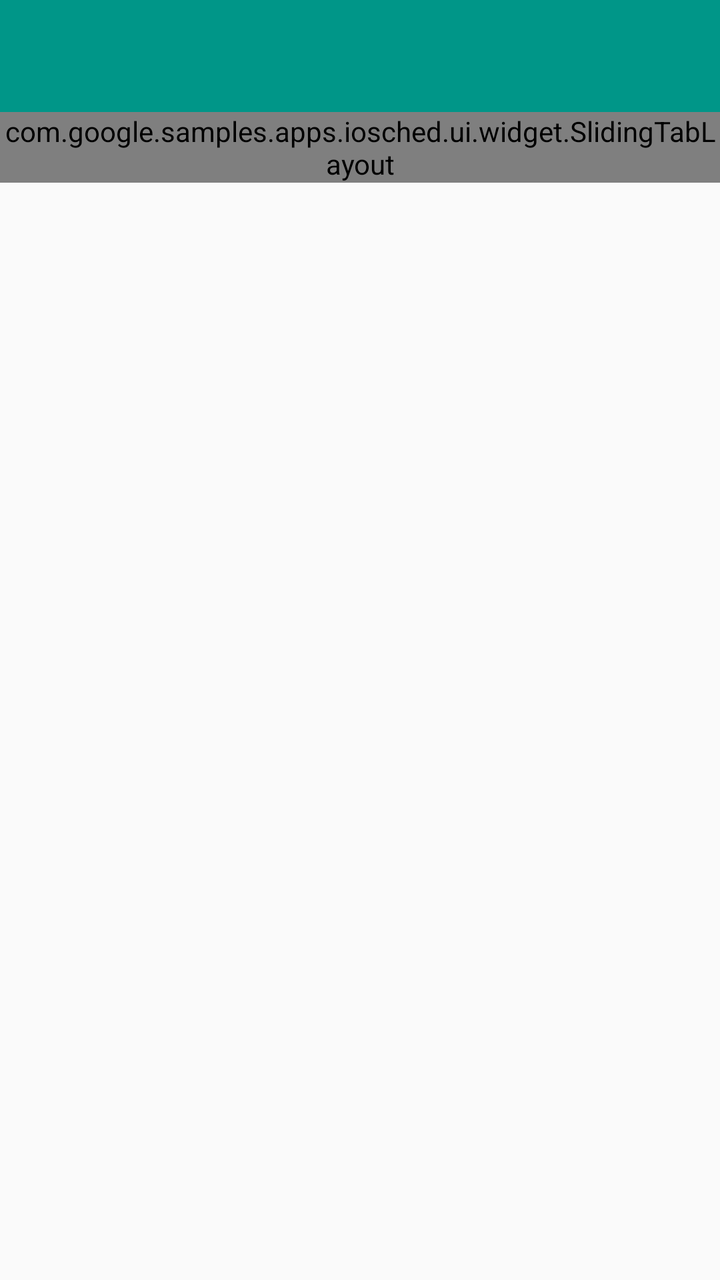
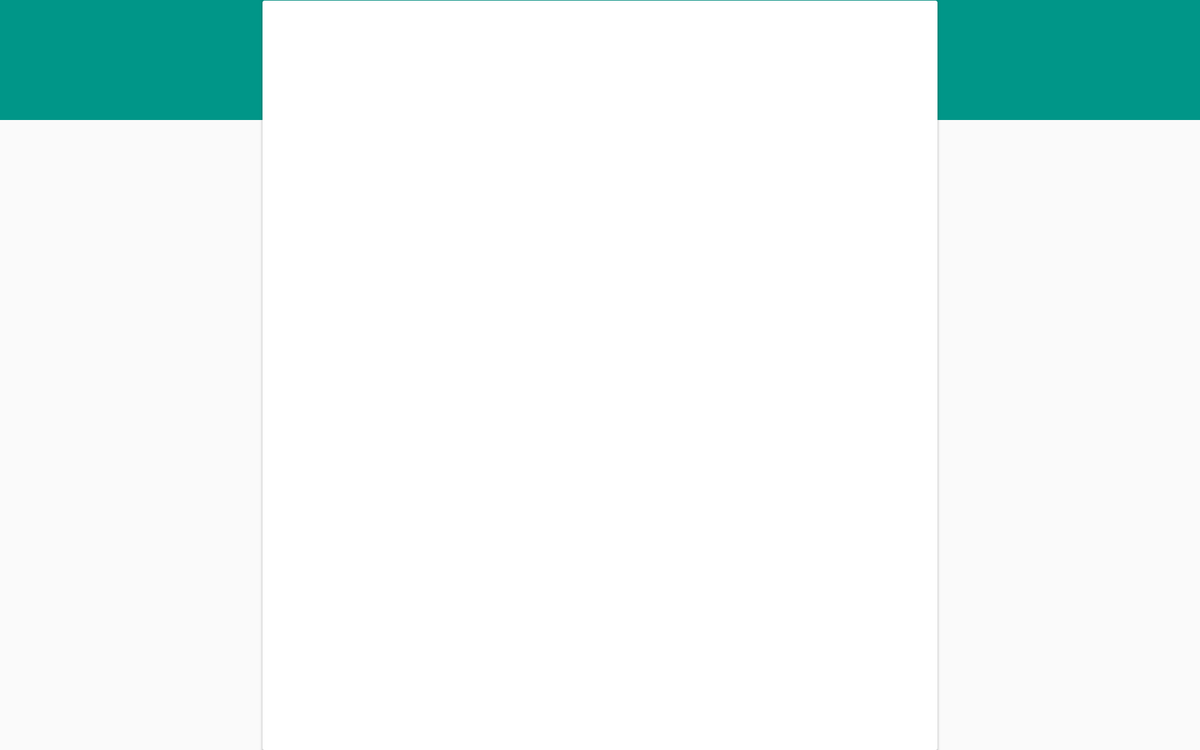

First picture: res/layout/ on a phone held upright. Second picture: the repository's own variant of that layout, on a device whose configuration matches the variant's folder. Source for both follows.
<!-- AndroidManifest.xml: application theme AppTheme -->
<!-- res/layout/activity_main.xml -->
<?xml version="1.0" encoding="utf-8"?>
<LinearLayout xmlns:android="http://schemas.android.com/apk/res/android"
    xmlns:app="http://schemas.android.com/apk/res-auto"
    xmlns:tools="http://schemas.android.com/tools"
    android:id="@+id/container"
    android:layout_width="match_parent"
    android:layout_height="match_parent"
    android:orientation="vertical"
    tools:context="com.raftelti.phoneBalance.ui.main.MainActivity">

    <android.support.v7.widget.Toolbar
        android:id="@+id/main_toolbar"
        android:layout_width="match_parent"
        android:layout_height="wrap_content"
        android:background="@color/primary"
        android:minHeight="@dimen/collapsed_toolbar_height"
        app:theme="@style/AppTheme.Toolbar"
        app:titleTextAppearance="@style/AppTheme.Toolbar.Title">

    </android.support.v7.widget.Toolbar>

    <com.google.samples.apps.iosched.ui.widget.SlidingTabLayout
        android:id="@+id/sliding_tabs"
        android:layout_width="match_parent"
        android:layout_height="wrap_content"
        android:background="@color/primary" />

    <FrameLayout
        android:layout_width="match_parent"
        android:layout_height="match_parent">

        <android.support.v4.view.ViewPager
            android:id="@+id/viewpager"
            android:layout_width="match_parent"
            android:layout_height="match_parent" />

        <View
            android:layout_width="match_parent"
            android:layout_height="8dp"
            android:background="@drawable/toolbar_shadow" />

    </FrameLayout>

</LinearLayout>
<!-- resources referenced by this layout -->
<resources>
  <color name="primary">#009688</color>
  <dimen name="collapsed_toolbar_height">56dp</dimen>
  <style name="AppTheme.Toolbar" parent="ThemeOverlay.AppCompat.Dark.ActionBar">
          <item name="colorControlNormal">@android:color/white</item>
      </style>
  <style name="AppTheme.Toolbar.Title" parent="TextAppearance.Widget.AppCompat.Toolbar.Title">
          <item name="android:textSize">@dimen/abc_text_size_title_material_toolbar</item>
          <item name="android:textColor">@color/toolbar_text</item>
      </style>
  <!-- from res/values-v21/ -->
  <style name="AppTheme" parent="AppTheme.Base">
          <item name="android:fontFamily">sans-serif</item>
      </style>
  <color name="toolbar_text">#FFFFFF</color>
  <style name="AppTheme.Base" parent="Theme.AppCompat.Light.NoActionBar">
          <item name="colorPrimary">@color/primary</item>
          <item name="colorPrimaryDark">@color/primary_dark</item>
          <item name="colorAccent">@color/accent</item>
  
          <item name="android:typeface">sans</item>
          <item name="android:textStyle">normal</item>
  
          <item name="windowActionBar">false</item>
  
          <item name="md_positive_color">@color/primary</item>
      </style>
  <color name="primary_dark">#00796B</color>
  <color name="accent">#FFC107</color>
</resources>
<!-- res/layout-sw720dp-land/activity_main.xml (the repository's variant of the layout above) -->
<!-- drawn on a large tablet held sideways -->
<?xml version="1.0" encoding="utf-8"?>
<RelativeLayout xmlns:android="http://schemas.android.com/apk/res/android"
    xmlns:app="http://schemas.android.com/apk/res-auto"
    xmlns:tools="http://schemas.android.com/tools"
    android:id="@+id/container"
    android:layout_width="match_parent"
    android:layout_height="match_parent"
    tools:context="com.raftelti.phoneBalance.ui.main.MainActivity">

    <android.support.v7.widget.Toolbar
        android:id="@+id/main_toolbar"
        android:layout_width="match_parent"
        android:layout_height="wrap_content"
        android:layout_alignParentLeft="true"
        android:layout_alignParentStart="true"
        android:layout_alignParentTop="true"
        android:background="@color/primary"
        android:minHeight="@dimen/collapsed_toolbar_height"
        android:paddingBottom="128dp"
        app:theme="@style/AppTheme.Toolbar"
        app:titleTextAppearance="@style/AppTheme.Toolbar.Title" />

    <android.support.v7.widget.CardView
        android:layout_width="720dp"
        android:layout_height="match_parent"
        android:layout_below="@+id/main_toolbar"
        android:layout_centerHorizontal="true"
        android:layout_marginTop="-128dp">

        <RelativeLayout
            android:layout_width="match_parent"
            android:layout_height="match_parent"
            android:layout_alignParentTop="true">

            <FrameLayout
                android:id="@+id/overview_fragment"
                android:layout_width="match_parent"
                android:layout_height="200dp"
                android:layout_alignParentLeft="true"
                android:layout_alignParentStart="true"
                android:layout_gravity="center_vertical"
                android:paddingBottom="8dp"
                android:paddingLeft="@dimen/margin_standard"
                android:paddingRight="@dimen/margin_standard" />

            <FrameLayout
                android:id="@+id/history_fragment"
                android:layout_width="wrap_content"
                android:layout_height="match_parent"
                android:layout_below="@+id/overview_fragment" />

        </RelativeLayout>

    </android.support.v7.widget.CardView>

</RelativeLayout>
<!-- resources referenced by the variant -->
<!-- as a large tablet held sideways resolves them -->
<resources>
  <color name="primary">#009688</color>
  <dimen name="collapsed_toolbar_height">56dp</dimen>
  <dimen name="margin_standard">16dp</dimen>
  <style name="AppTheme.Toolbar" parent="ThemeOverlay.AppCompat.Dark.ActionBar">
          <item name="colorControlNormal">@android:color/white</item>
      </style>
  <style name="AppTheme.Toolbar.Title" parent="TextAppearance.Widget.AppCompat.Toolbar.Title">
          <item name="android:textSize">@dimen/abc_text_size_title_material_toolbar</item>
          <item name="android:textColor">@color/toolbar_text</item>
      </style>
  <!-- from res/values-v21/ -->
  <style name="AppTheme" parent="AppTheme.Base">
          <item name="android:fontFamily">sans-serif</item>
      </style>
  <color name="toolbar_text">#FFFFFF</color>
  <style name="AppTheme.Base" parent="Theme.AppCompat.Light.NoActionBar">
          <item name="colorPrimary">@color/primary</item>
          <item name="colorPrimaryDark">@color/primary_dark</item>
          <item name="colorAccent">@color/accent</item>
  
          <item name="android:typeface">sans</item>
          <item name="android:textStyle">normal</item>
  
          <item name="windowActionBar">false</item>
  
          <item name="md_positive_color">@color/primary</item>
      </style>
  <color name="primary_dark">#00796B</color>
  <color name="accent">#FFC107</color>
</resources>
